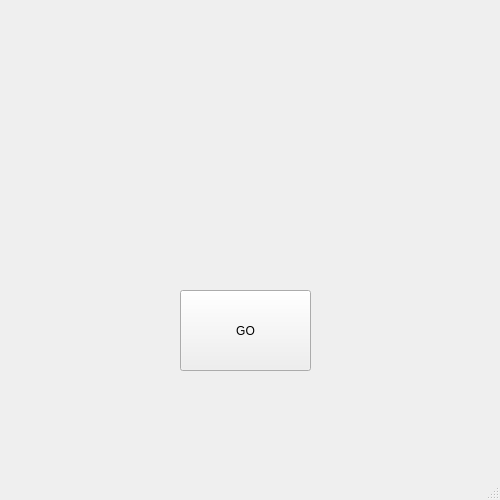
<?xml version="1.0" encoding="UTF-8"?>
<ui version="4.0">
 <class>MainWindow</class>
 <widget class="QMainWindow" name="MainWindow">
  <property name="windowModality">
   <enum>Qt::WindowModal</enum>
  </property>
  <property name="geometry">
   <rect>
    <x>0</x>
    <y>0</y>
    <width>500</width>
    <height>500</height>
   </rect>
  </property>
  <property name="windowTitle">
   <string>MainWindow</string>
  </property>
  <widget class="QWidget" name="centralwidget">
   <widget class="QPushButton" name="pushButton">
    <property name="geometry">
     <rect>
      <x>180</x>
      <y>290</y>
      <width>131</width>
      <height>81</height>
     </rect>
    </property>
    <property name="text">
     <string>GO</string>
    </property>
   </widget>
  </widget>
  <widget class="QMenuBar" name="menubar">
   <property name="geometry">
    <rect>
     <x>0</x>
     <y>0</y>
     <width>500</width>
     <height>26</height>
    </rect>
   </property>
  </widget>
  <widget class="QStatusBar" name="statusbar"/>
 </widget>
 <resources/>
 <connections/>
</ui>
